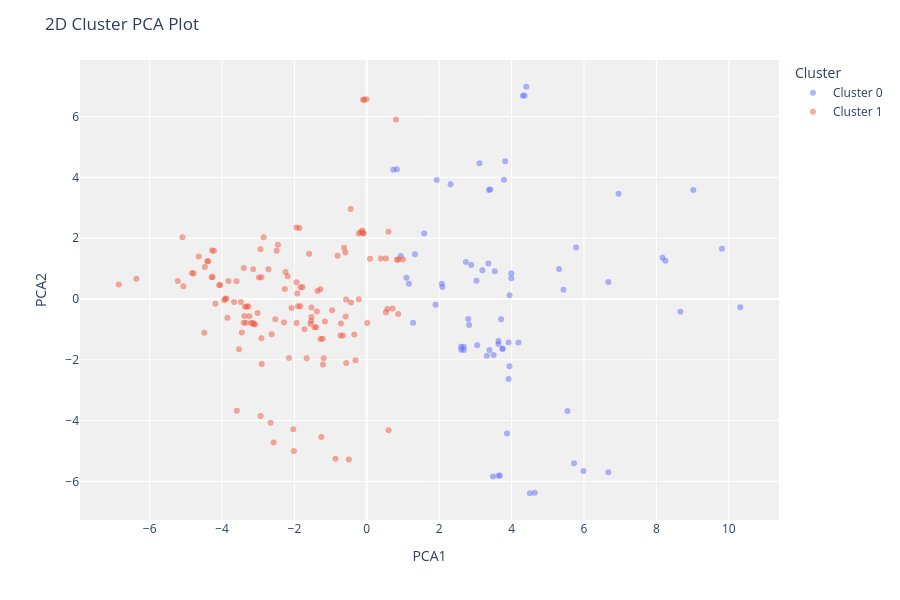

The notebook cell saved with this chart:
### Code cell
# Графік кластерів
plot_model(kmeans)

### Figure 1 — Plotly figure (JSON) as saved in the notebook; plotly's stock layout.template omitted (floating-point values rounded to 4 significant figures; data arrays with more than 128 entries replaced by an {"elided": "..."} marker saying what was removed)
{"data": [{"customdata": [[3], [0], [0], [0], [0], [0], [0], [0], [1], [3], [3], [-1], [0], [0], [1], [1], [0], [3], [-1], [-1], [0], [-1], [0], [0], [0], [0], [-1], [-1], [-1], [-1], [-1], [-2], [-1], [-2], [-1], [-2], [-1], [0], [-1], [3], [3], [2], [2], [3], [3], [3], [3], [3], [-1], [0], [0], [-1], [0], [1], [0], [0], [0], [0], [0], [0], [0], [0], [3], [1], [1], [1], [1], [2], [2], [2]], "hovertemplate": "Cluster=Cluster 0<br>PCA1=%{x}<br>PCA2=%{y}<br>Feature=%{customdata[0]}<extra></extra>", "legendgroup": "Cluster 0", "marker": {"color": "#636efa", "opacity": 0.5, "symbol": "circle"}, "mode": "markers", "name": "Cluster 0", "orientation": "v", "showlegend": true, "textposition": "top center", "type": "scatter", "x": [0.7316, 3.942, 3.641, 3.388, 4.505, 3.918, 3.489, 3.317, 3.79, 3.824, 3.114, 3.75, 3.535, 3.359, 2.738, 9.81, 10.32, 6.955, 8.661, 6.671, 5.544, 5.985, 4.64, 3.502, 3.675, 4.189, 3.873, 5.434, 3.916, 3.049, 3.638, 3.634, 2.681, 2.68, 2.611, 2.604, 5.724, 1.278, 3.992, 3.414, 3.374, 1.329, 2.073, 1.586, 4.406, 4.36, 4.311, 1.933, 3.992, 1.9, 3.193, 3.75, 5.312, 3.943, 3.029, 6.674, 8.17, 8.248, 5.782, 2.884, 1.166, 9.021, 0.8305, 3.711, 2.315, 2.826, 2.803, 1.095, 0.9381, 2.086], "xaxis": "x", "y": [4.245, -2.212, -5.812, -1.679, -6.386, -2.626, -5.832, -1.865, 3.92, 4.531, 4.463, -1.633, 0.91, 1.169, 1.22, 1.652, -0.2722, 3.464, -0.4187, -5.698, -3.682, -5.654, -6.369, -1.838, -5.805, -1.428, -4.418, 0.3058, -1.431, -1.518, -1.483, -1.381, -1.674, -1.572, -1.67, -1.567, -5.399, -0.7831, 0.6797, 3.598, 3.581, 1.475, 0.4992, 2.155, 6.977, 6.69, 6.68, 3.91, 0.8479, -0.1895, 0.9428, -1.633, 0.9843, 0.1211, 0.604, 0.562, 1.355, 1.258, 1.692, 1.116, 0.4999, 3.582, 4.265, -0.6686, 3.774, -0.8536, -0.66, 0.6961, 1.415, 0.3954], "yaxis": "y"}, {"customdata": {"elided": "132x1 int values"}, "hovertemplate": "Cluster=Cluster 1<br>PCA1=%{x}<br>PCA2=%{y}<br>Feature=%{customdata[0]}<extra></extra>", "legendgroup": "Cluster 1", "marker": {"color": "#EF553B", "opacity": 0.5, "symbol": "circle"}, "mode": "markers", "name": "Cluster 1", "orientation": "v", "showlegend": true, "textposition": "top center", "type": "scatter", "x": {"elided": "132 float values"}, "xaxis": "x", "y": {"elided": "132 float values"}, "yaxis": "y"}], "layout": {"height": 600, "legend": {"title": {"text": "Cluster"}, "tracegroupgap": 0}, "margin": {"t": 60}, "plot_bgcolor": "rgb(240,240,240)", "title": {"text": "2D Cluster PCA Plot"}, "xaxis": {"anchor": "y", "domain": [0, 1], "title": {"text": "PCA1"}}, "yaxis": {"anchor": "x", "domain": [0, 1], "title": {"text": "PCA2"}}}}
